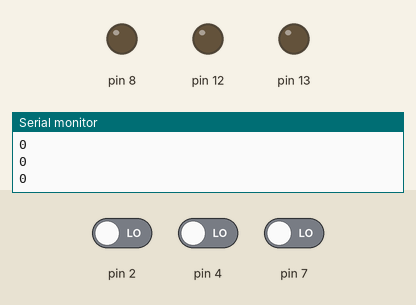
Bench run of a sketch on a simulated Arduino Uno, built with avr-gcc and run on an emulated ATmega328P. On the bench: output pins drawn as LEDs (lit = HIGH), the last lines printed to the serial monitor. Dashed ring = blinking. Inputs (shaded band) come from the test bench; at power-on: pin 4 LOW, pin 2 LOW, pin 7 LOW.

Above: at 1.2 s.
1.3 s: pin 4 driven HIGH
At 2.6 s:
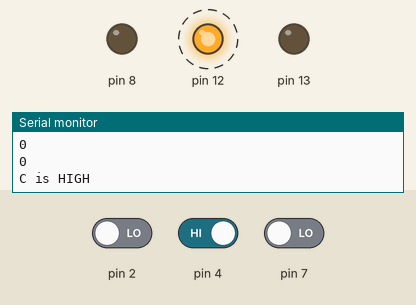
4.3 s: pin 2 driven HIGH and pin 4 driven LOW
7.3 s: pin 2 driven LOW
At 9.5 s:
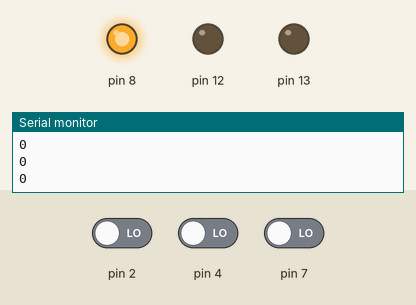
9.8 s: pin 7 driven HIGH
At 11.5 s:
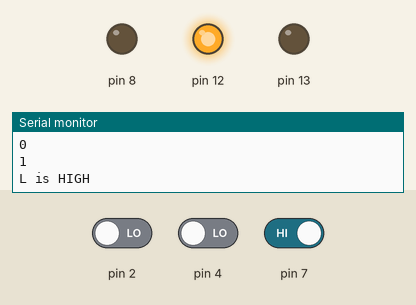
Timing chart, 0 to 25.3 s (numbered marks = the images above; inputs shaded):
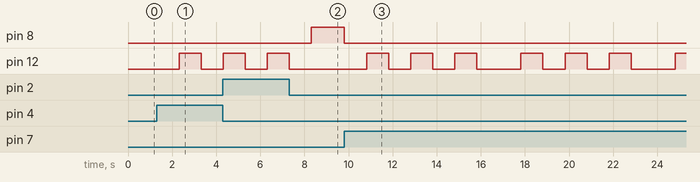

The sketch:

button_LED.ino
```cpp
// 시나리오
//왼쪽 LED 버튼 : 모든 LED가 꺼진 후 6초동안 노랑색 LED가 깜빡이고 빨강색 LED가 계속 점등된다.
//가운데 LED 버튼 : 모든 LED가 꺼진 후 6초 동안 노랑색 LED가 깜빡이고 초록색 LED가 계속 점등된다.
//오른쪽 LED 버튼 : 모든 LED가 꺼진다.

// 왼쪽 L, 중앙 C, 오른쪽 R 표기
int L;
int C;
int R;

void setup() {
  // 버튼 확인 위해 시리얼 연결
  Serial.begin(9600);
  pinMode(7, INPUT);
  pinMode(4, INPUT);
  pinMode(2, INPUT);

  pinMode(13, OUTPUT);
  pinMode(12, OUTPUT);
  pinMode(8, OUTPUT);
}

void loop() {

  L = digitalRead(7);
  Serial.println(L);
  if ( L == HIGH) {
     Serial.println("L is HIGH");
     digitalWrite(12, LOW);
     digitalWrite(8, LOW);
     digitalWrite(13, LOW);
     delay(1000);

     digitalWrite(12, HIGH);
     delay(1000);
     digitalWrite(12, LOW);
     delay(1000);
     digitalWrite(12, HIGH);
     delay(1000);
     digitalWrite(12, LOW);
     delay(1000);
     digitalWrite(12, HIGH);
     delay(1000);
     digitalWrite(12, LOW);
     delay(1000);

     digitalWrite(13, HIGH);
  }

  C = digitalRead(4);
  if ( C == HIGH) {
     Serial.println("C is HIGH");
     digitalWrite(12, LOW);
     digitalWrite(8, LOW);
     digitalWrite(13, LOW);
     delay(1000);

     digitalWrite(12, HIGH);
     delay(1000);
     digitalWrite(12, LOW);
     delay(1000);
     digitalWrite(12, HIGH);
     delay(1000);
     digitalWrite(12, LOW);
     delay(1000);
     digitalWrite(12, HIGH);
     delay(1000);
     digitalWrite(12, LOW);
     delay(1000);

     digitalWrite(8, HIGH);
  }

  R = digitalRead(2);
  if ( R == HIGH) {
    // 버튼 신호 갔는지 확인
     Serial.println("R is HIGH");
     digitalWrite(12, LOW);
     digitalWrite(8, LOW);
     digitalWrite(13, LOW);
  }
}
```

Measured:
- after the input at 1.3 s, pin 12: LOW → HIGH after 1.0 s, → LOW 1.0 s later
- after the input at 7.3 s, pin 8: LOW → HIGH after 1.0 s
- after the input at 9.8 s, pin 8: HIGH → LOW at once; pin 12: LOW → HIGH after 1.0 s, → LOW 1.0 s later, → HIGH 1.0 s later, → LOW 1.0 s later, … (13 changes in this stretch)
